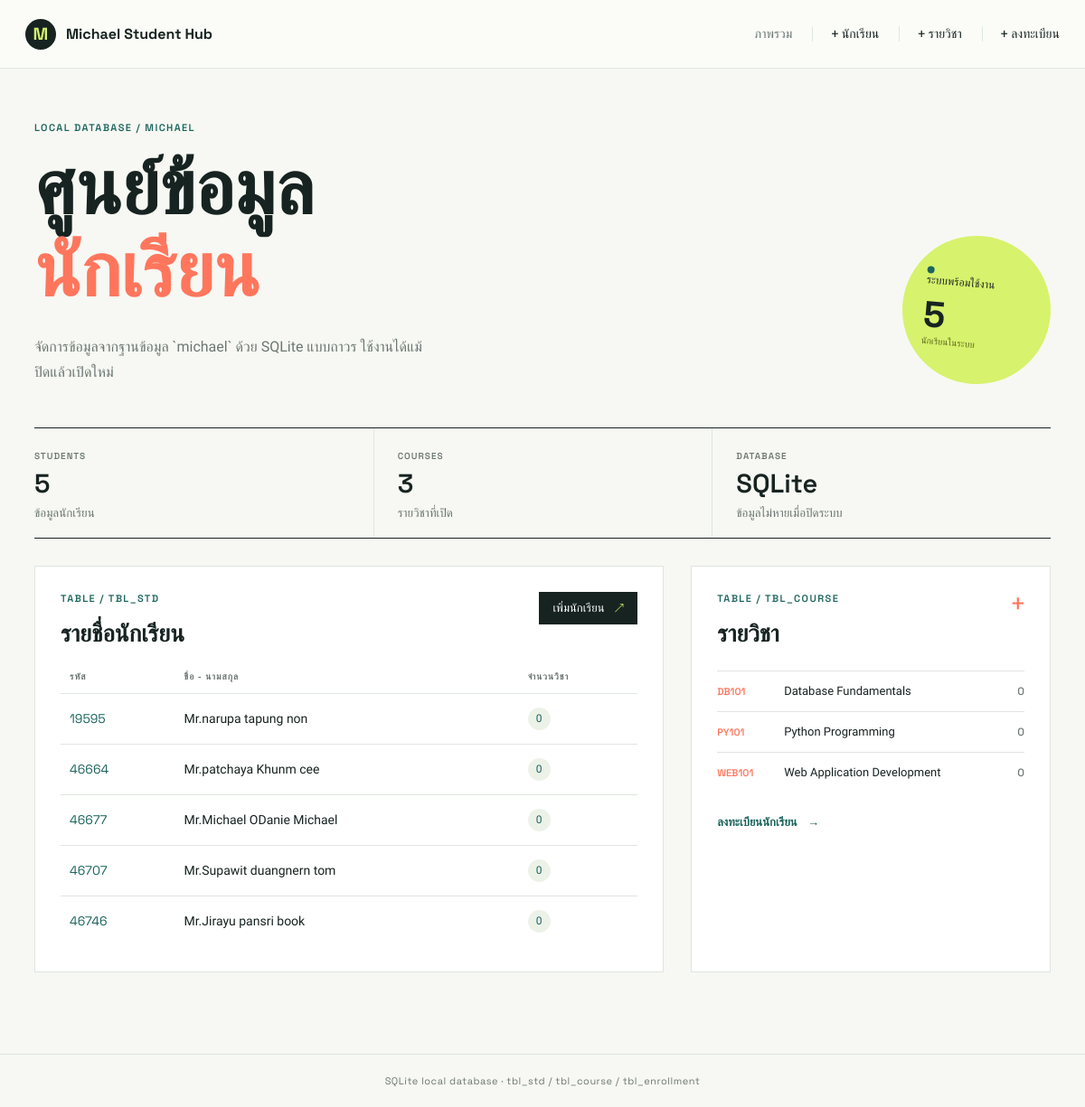
The page / on the database its author committed.
### tables this page shows
CREATE TABLE tbl_std (
    std_id INTEGER PRIMARY KEY,
    std_name TEXT NOT NULL
);

CREATE TABLE tbl_course (
    course_id INTEGER PRIMARY KEY AUTOINCREMENT,
    course_code TEXT NOT NULL UNIQUE,
    course_name TEXT NOT NULL
);

### app.py (the view)
@app.route("/")
def index():
    with get_db() as connection:
        students = connection.execute(
            """
            SELECT s.std_id, s.std_name,
                   COUNT(e.enrollment_id) AS course_count
            FROM tbl_std AS s
            LEFT JOIN tbl_enrollment AS e ON e.std_id = s.std_id
            GROUP BY s.std_id, s.std_name
            ORDER BY s.std_id
            """
        ).fetchall()
        courses = connection.execute(
            """
            SELECT c.course_code, c.course_name, COUNT(e.enrollment_id) AS student_count
            FROM tbl_course AS c
            LEFT JOIN tbl_enrollment AS e ON e.course_id = c.course_id
            GROUP BY c.course_id, c.course_code, c.course_name
            ORDER BY c.course_code
            """
        ).fetchall()
    return render_template("index.html", students=students, courses=courses)

### app.py (called while the page is built)
def get_db():
    connection = sqlite3.connect(DATABASE)
    connection.row_factory = sqlite3.Row
    connection.execute("PRAGMA foreign_keys = ON")
    return connection

### templates/index.html (shortened to what this page needs)
{% extends "base.html" %}
{% block content %}
<section class="hero">
    <div>
        <p class="eyebrow">LOCAL DATABASE / MICHAEL</p>
        <h1>ศูนย์ข้อมูล<br><em>นักเรียน</em></h1>
        <p class="hero-copy">จัดการข้อมูลจากฐานข้อมูล `michael` ด้วย SQLite แบบถาวร ใช้งานได้แม้ปิดแล้วเปิดใหม่</p>
    </div>
    <div class="hero-note"><span class="dot"></span><span>ระบบพร้อมใช้งาน</span><strong>{{ students|length }}</strong><small>นักเรียนในระบบ</small></div>
</section>
<section class="stats">
    <div><span>STUDENTS</span><strong>{{ students|length }}</strong><small>ข้อมูลนักเรียน</small></div>
    <div><span>COURSES</span><strong>{{ courses|length }}</strong><small>รายวิชาที่เปิด</small></div>
    <div><span>DATABASE</span><strong>SQLite</strong><small>ข้อมูลไม่หายเมื่อปิดระบบ</small></div>
</section>
<section class="content-grid">
    <div class="panel wide-panel">
        <div class="panel-heading"><div><p class="eyebrow">TABLE / TBL_STD</p><h2>รายชื่อนักเรียน</h2></div><a class="button" href="{{ url_for('add_student') }}">เพิ่มนักเรียน <span>↗</span></a></div>
        <div class="table-wrap"><table><thead><tr><th>รหัส</th><th>ชื่อ - นามสกุล</th><th>จำนวนวิชา</th></tr></thead><tbody>
        {% for student in students %}<tr><td class="id-cell">{{ student.std_id }}</td><td>{{ student.std_name }}</td><td><span class="count-pill">{{ student.course_count }}</span></td></tr>{% else %}<tr><td colspan="3" class="empty">ยังไม่มีข้อมูลนักเรียน</td></tr>{% endfor %}
        </tbody></table></div>
    </div>
    <div class="panel course-panel">
        <div class="panel-heading"><div><p class="eyebrow">TABLE / TBL_COURSE</p><h2>รายวิชา</h2></div><a class="icon-link" href="{{ url_for('add_course') }}" title="เพิ่มรายวิชา">+</a></div>
        <ul class="course-list">{% for course in courses %}<li><span class="course-code">{{ course.course_code }}</span><span>{{ course.course_name }}</span><b>{{ course.student_count }}</b></li>{% else %}<li class="empty">ยังไม่มีรายวิชา</li>{% endfor %}</ul>
        <a class="text-link" href="{{ url_for('add_enrollment') }}">ลงทะเบียนนักเรียน <span>→</span></a>
    </div>
</section>
{% endblock %}

### templates/base.html (shortened to what this page needs)
<!doctype html>
<html lang="th">
<head>
    <link rel="stylesheet" href="{{ url_for('static', filename='style.css') }}">
</head>
<body>
    <header class="topbar">
        <a class="brand" href="{{ url_for('index') }}"><span class="brand-mark">M</span><span>Michael Student Hub</span></a>
        <nav>
            <a href="{{ url_for('index') }}">ภาพรวม</a>
            <a class="nav-action" href="{{ url_for('add_student') }}">+ นักเรียน</a>
            <a class="nav-action" href="{{ url_for('add_course') }}">+ รายวิชา</a>
            <a class="nav-action" href="{{ url_for('add_enrollment') }}">+ ลงทะเบียน</a>
        </nav>
    </header>
    <main class="page-shell">
        {% block content %}{% endblock %}
    </main>
    <footer>SQLite local database · tbl_std / tbl_course / tbl_enrollment</footer>
</body>
</html>

### rows shown on the page
tbl_std: std_id "19595", std_name "Mr.narupa tapung non", course_count "0"
tbl_std: std_id "46664", std_name "Mr.patchaya Khunm cee", course_count "0"
tbl_std: std_id "46677", std_name "Mr.Michael ODanie Michael", course_count "0"
tbl_std: std_id "46707", std_name "Mr.Supawit duangnern tom", course_count "0"
tbl_std: std_id "46746", std_name "Mr.Jirayu pansri book", course_count "0"
tbl_course: course_code "DB101", course_name "Database Fundamentals", student_count "0"
tbl_course: course_code "PY101", course_name "Python Programming", student_count "0"
tbl_course: course_code "WEB101", course_name "Web Application Development", student_count "0"

### other values the page prints
{{ students|length }} "5"
{{ courses|length }} "3"
